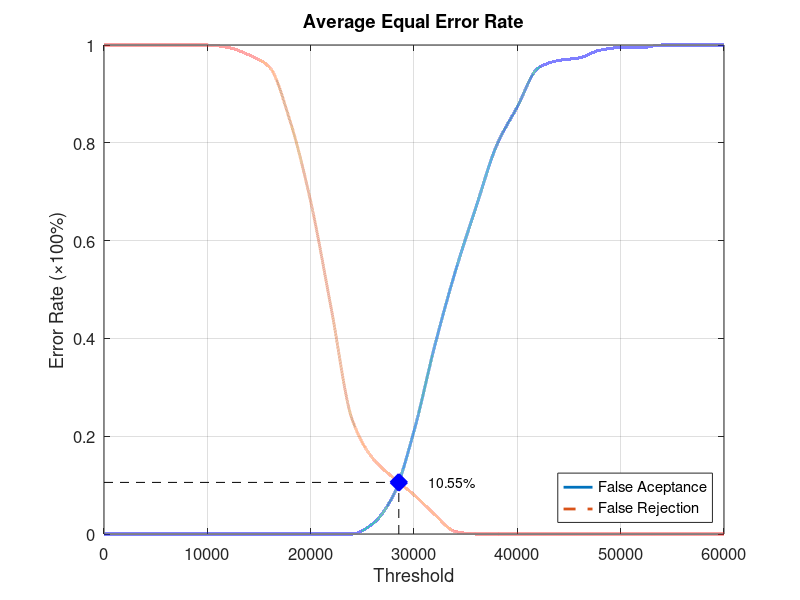
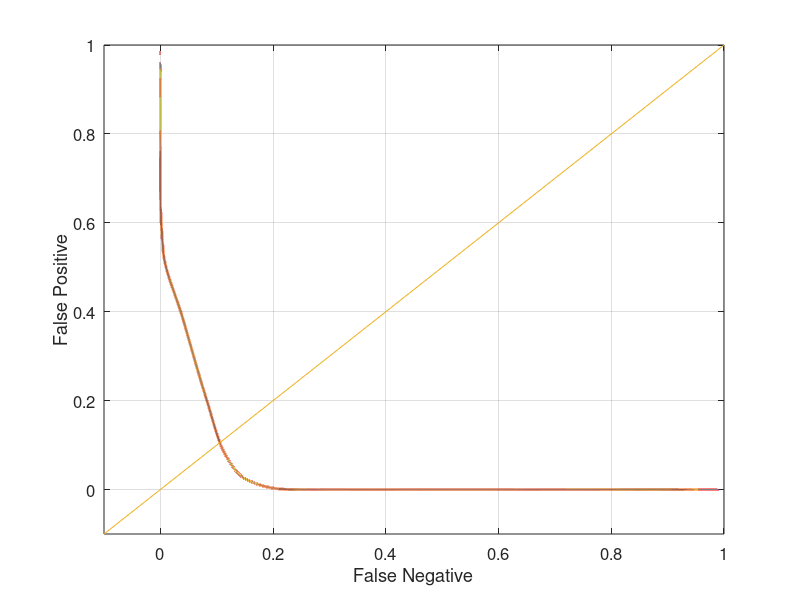

MATLAB code for these plots, in order:
function yEER = Database5_3
close all;
clear;
clc;
x = 0:2000:60000;
xq = 0:0.5:60000;

y0 = [0 0 0 0 0 0 0 0 0 0 0 0 0 0.0210526 0.0789474 0.210526 0.384211 0.536842 0.668421 0.794737 0.873684 0.952632 0.968421 0.973684 0.989474 0.994737 0.994737 1 1 1 1];
yy0 = interp1(x, y0, xq, 'pchip');
y1 = [1 1 1 1 1 1 0.995 0.98 0.955 0.845 0.68 0.46 0.235 0.155 0.115 0.08 0.04 0.005 0 0 0 0 0 0 0 0 0 0 0 0 0];
yy1 = interp1(x, y1, xq, 'pchip');

% Calculating EER: 
y2 = abs(y0 - y1);
find(y2 == min(y2))
yy2 = abs(yy0 - yy1);
xEER = find(yy2 == min(yy2));
xEERIndex = xq(xEER) % X-axis EER
yEER = yy0(xEER) % Y-axis EER

main = figure
plot(xq, yy0,'-','LineWidth', 2);	hold on
plot(xq, yy1,'--','LineWidth', 2);	hold on
plot([xEERIndex xEERIndex], [0 yEER], 'k--');	hold on
plot([0 xEERIndex], [yEER yEER], 'k--');	hold on
plot(xEERIndex, yEER, 'bx', 'LineWidth', 10);	hold on
text(xEERIndex + 10 * xEERIndex / 100, yEER, [num2str(round((10000 * yEER)) / 100) '%'])
legend('False Aceptance', 'False Rejection', 'Location', 'SouthEast')
xlabel('Threshold')
ylabel('Error Rate (\times100%)')
title('Average Equal Error Rate')
set(gca, 'FontSize', 12)
axis([0 60000 0 1])
grid on

print(main, 'Database5_3Main', '-dpng');
FNRxFPR = figure('Color', [1 1 1]);
plot(yy1, yy0, '-', yy1, yy0, 'LineWidth', 2);
hold on
y = -0.1:0.1:1
plot(y, y); 
set(gca, 'FontSize', 12)
xlabel('False Negative')
ylabel('False Positive')
axis([-0.1 1 -0.1 1])
set(gca, 'FontSize', 12)
grid on

print(FNRxFPR, 'Database5_3FNRxFPR','-dpng');
end
